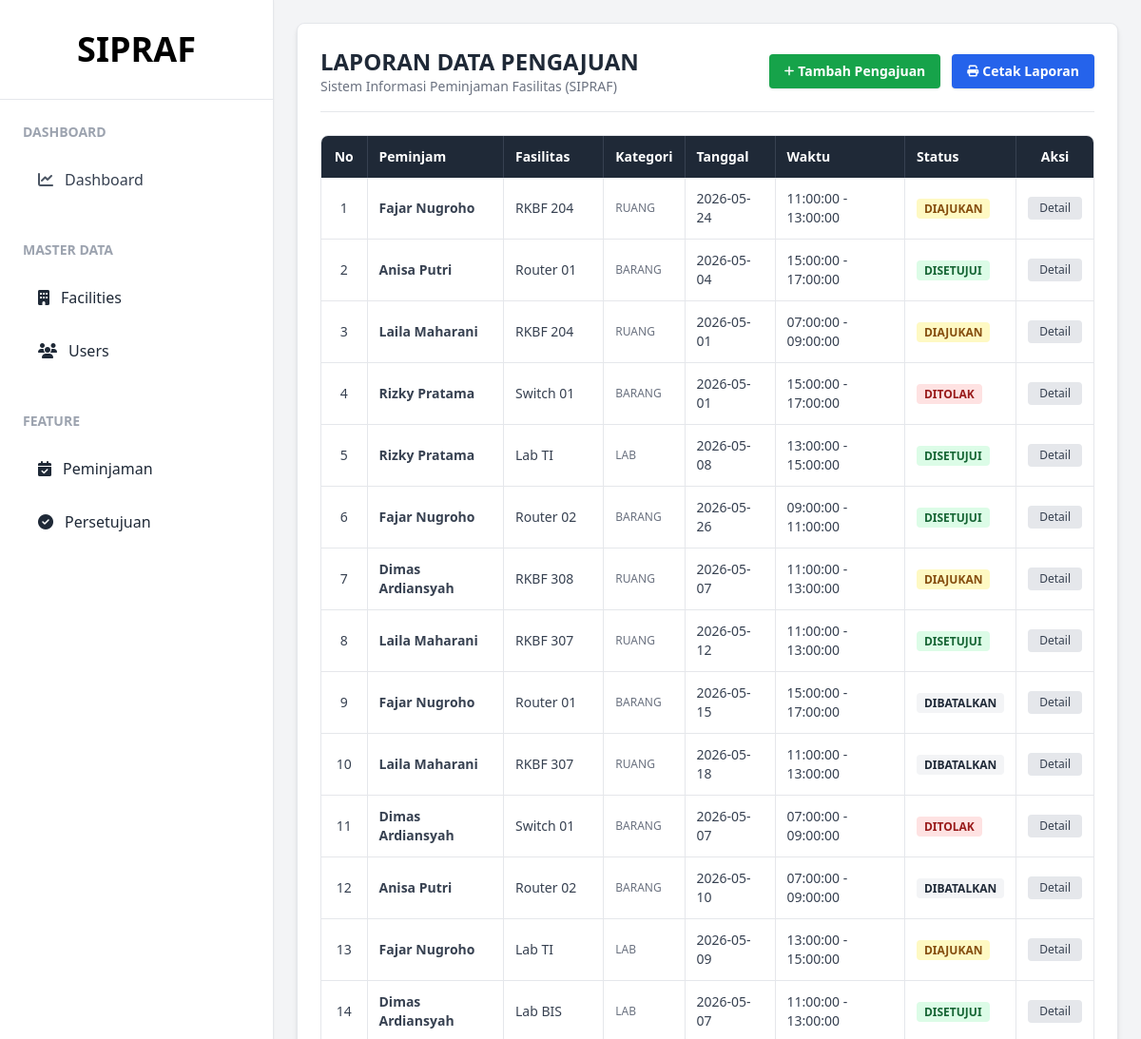
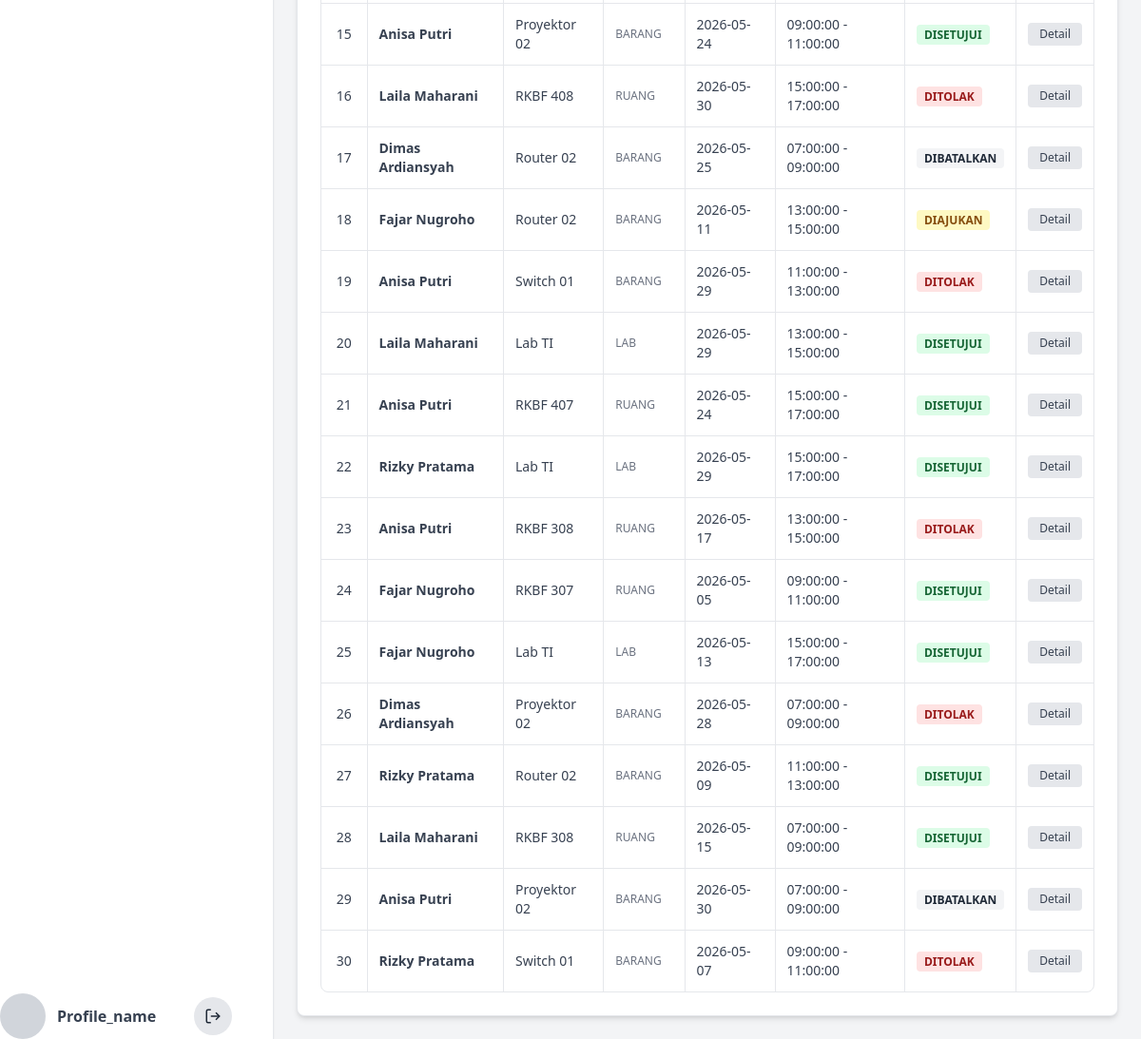
Page /pages/reservation/index.php on the committed database (2 pictures, top to bottom).
### tables this page shows
CREATE TABLE `reservations` (
  `id` int NOT NULL,
  `user_id` int NOT NULL,
  `facility_id` int NOT NULL,
  `notes` text,
  `tanggal` date NOT NULL,
  `jam_mulai` time NOT NULL,
  `jam_selesai` time NOT NULL,
  `status` enum('diajukan','disetujui','ditolak','dibatalkan') DEFAULT 'diajukan',
  `created_at` timestamp NULL DEFAULT CURRENT_TIMESTAMP
);

CREATE TABLE `users` (
  `id` int NOT NULL,
  `name` varchar(255) NOT NULL,
  `email` varchar(255) NOT NULL,
  `password` varchar(255) NOT NULL,
  `role` enum('admin','supervisor','borrower') NOT NULL,
  `foto` varchar(255) DEFAULT NULL,
  `created_at` timestamp NULL DEFAULT CURRENT_TIMESTAMP
);

CREATE TABLE `facilities` (
  `id` int NOT NULL,
  `name` varchar(255) NOT NULL,
  `kategori` enum('lab','ruang','barang') NOT NULL,
  `kapasitas` int DEFAULT '0',
  `deskripsi` text,
  `status` enum('tersedia','dipinjam') DEFAULT 'tersedia',
  `created_at` timestamp NULL DEFAULT CURRENT_TIMESTAMP
);

### helper/data/reservation.php (called while the page is built, shortened)
<?php
function getAllReservations($conn)
{
    $sql_query = "
        SELECT
            r.*,
            u.name AS borrower_name,
            f.name AS facility_name,
            f.kategori
        FROM reservations r
        JOIN users u
            ON r.user_id = u.id
        JOIN facilities f
            ON r.facility_id = f.id
        ORDER BY r.created_at DESC
    ";
    $result_data = mysqli_query($conn, $sql_query);
    $list_reservations = [];
    if ($result_data) {
        while ($row_data = mysqli_fetch_assoc($result_data)) {
            $list_reservations[] = $row_data;
        }
    }
    return $list_reservations;
}

### pages/reservation/index.php (the view, shortened to what this page needs)
<?php
require_once __DIR__ . '/../../helper/data/reservation.php';
$data_pengajuan = [];
if (function_exists('getAllReservations') && isset($conn)) {
    $data_pengajuan = getAllReservations($conn);
}
?>
<!DOCTYPE html>
<html lang="en">
<head>
    <script src="https://cdn.tailwindcss.com"></script>
    <link rel="stylesheet" href="https://cdn.jsdelivr.net/npm/fullcalendar@6.1.15/index.global.min.css" />
    <link rel="stylesheet" href="https://cdnjs.cloudflare.com/ajax/libs/font-awesome/6.5.1/css/all.min.css">
</head>
<body class="bg-gray-100 text-gray-800 min-h-screen m-0 p-0 overflow-hidden">
    <div class="flex w-full h-screen">
        <?php include '../../includes/sidebar.php'; ?>
        <div class="flex-1 h-full overflow-y-auto p-6">
            <div class="max-w-6xl mx-auto bg-white rounded-lg shadow-md p-6 border border-gray-200">
                <div class="flex justify-between items-center border-b border-gray-200 pb-4 mb-6">
                    <div>
                        <h1 class="text-2xl font-bold text-gray-800">LAPORAN DATA PENGAJUAN</h1>
                        <p class="text-sm text-gray-500">Sistem Informasi Peminjaman Fasilitas (SIPRAF)</p>
                    </div>
                    <div class="flex gap-3 print:hidden">
                        <a href="form.php" class="bg-green-600 hover:bg-green-700 text-white px-4 py-2 rounded shadow text-sm font-semibold transition-colors flex items-center gap-1">
                            <i class="fa-solid fa-plus text-xs"></i>
                            Tambah Pengajuan
                        </a>
                        <button onclick="window.print()" class="bg-blue-600 hover:bg-blue-700 text-white px-4 py-2 rounded shadow text-sm font-semibold transition-colors flex items-center gap-1">
                            <i class="fa-solid fa-print text-xs"></i>
                            Cetak Laporan
                        </button>
                    </div>
                </div>
                <div class="overflow-x-auto rounded-lg border border-gray-200">
                    <table class="w-full text-left border-collapse">
                        <thead>
                            <tr class="bg-gray-800 text-white text-sm">
                                <th class="p-3 border-r border-gray-700 text-center w-12">No</th>
                                <th class="p-3 border-r border-gray-700">Peminjam</th>
                                <th class="p-3 border-r border-gray-700">Fasilitas</th>
                                <th class="p-3 border-r border-gray-700">Kategori</th>
                                <th class="p-3 border-r border-gray-700">Tanggal</th>
                                <th class="p-3 border-r border-gray-700">Waktu</th>
                                <th class="p-3 border-r border-gray-700">Status</th>
                                <th class="p-3 text-center print:hidden">Aksi</th>
                            </tr>
                        </thead>
                        <tbody class="text-sm text-gray-700 divide-y divide-gray-200">
                            <?php if (empty($data_pengajuan) || !is_array($data_pengajuan)): ?>
                                <tr>
                                    <td colspan="8" class="p-4 text-center text-gray-400 bg-gray-50">Belum ada data pengajuan atau koneksi terputus.</td>
                                </tr>
                            <?php else: ?>
                                <?php $nomor_urut = 1; ?>
                                <?php foreach ($data_pengajuan as $row_data): ?>
                                    <tr class="hover:bg-gray-50 transition-colors">
                                        <td class="p-3 border-r text-center"><?php echo $nomor_urut++; ?></td>
                                        <td class="p-3 border-r font-semibold"><?php echo isset($row_data['borrower_name']) ? htmlspecialchars($row_data['borrower_name']) : '-'; ?></td>
                                        <td class="p-3 border-r"><?php echo isset($row_data['facility_name']) ? htmlspecialchars($row_data['facility_name']) : '-'; ?></td>
                                        <td class="p-3 border-r uppercase text-xs text-gray-500"><?php echo isset($row_data['kategori']) ? htmlspecialchars($row_data['kategori']) : '-'; ?></td>
                                        <td class="p-3 border-r"><?php echo isset($row_data['tanggal']) ? htmlspecialchars($row_data['tanggal']) : '-'; ?></td>
                                        <td class="p-3 border-r">
                                            <?php
                                            $m = isset($row_data['jam_mulai']) ? $row_data['jam_mulai'] : '';
                                            $s = isset($row_data['jam_selesai']) ? $row_data['jam_selesai'] : '';
                                            echo htmlspecialchars($m . ' - ' . $s);
                                            ?>
                                        </td>
                                        <td class="p-3 border-r">
                                            <?php $st = isset($row_data['status']) ? $row_data['status'] : 'pending'; ?>
                                            <span class="px-2 py-0.5 rounded text-xs font-bold uppercase
                                                <?php
                                                if ($st == 'disetujui') echo 'bg-green-100 text-green-800';
                                                elseif ($st == 'ditolak') echo 'bg-red-100 text-red-800';
                                                elseif ($st == 'dibatalkan') echo 'bg-gray-100 text-gray-800';
                                                else echo 'bg-yellow-100 text-yellow-800';
                                                ?>">
                                                <?php echo htmlspecialchars($st); ?>
                                            </span>
                                        </td>
                                        <td class="p-3 text-center print:hidden">
                                            <a href="detail.php?id=<?php echo isset($row_data['id']) ? $row_data['id'] : ''; ?>" class="inline-block bg-gray-200 hover:bg-gray-300 text-gray-700 px-3 py-1 rounded text-xs font-medium transition-colors">
                                                Detail
                                            </a>
                                        </td>
                                    </tr>
                                <?php endforeach; ?>
                            <?php endif; ?>
                        </tbody>
                    </table>
                </div>
            </div>
        </div>
    </div>
</body>
</html>

### rows in the picture
reservations: user.name "Fajar Nugroho", facility.name "RKBF 204", facility.kategori "RUANG", tanggal "2026-05-24", jam_mulai+jam_selesai "11:00:00 - 13:00:00", status "DIAJUKAN"
reservations: user.name "Anisa Putri", facility.name "Router 01", facility.kategori "BARANG", tanggal "2026-05-04", jam_mulai+jam_selesai "15:00:00 - 17:00:00", status "DISETUJUI"
reservations: user.name "Laila Maharani", facility.name "RKBF 204", facility.kategori "RUANG", tanggal "2026-05-01", jam_mulai+jam_selesai "07:00:00 - 09:00:00", status "DIAJUKAN"
reservations: user.name "Rizky Pratama", facility.name "Switch 01", facility.kategori "BARANG", tanggal "2026-05-01", jam_mulai+jam_selesai "15:00:00 - 17:00:00", status "DITOLAK"
reservations: user.name "Rizky Pratama", facility.name "Lab TI", facility.kategori "LAB", tanggal "2026-05-08", jam_mulai+jam_selesai "13:00:00 - 15:00:00", status "DISETUJUI"
reservations: user.name "Fajar Nugroho", facility.name "Router 02", facility.kategori "BARANG", tanggal "2026-05-26", jam_mulai+jam_selesai "09:00:00 - 11:00:00", status "DISETUJUI"
reservations: user.name "Dimas Ardiansyah", facility.name "RKBF 308", facility.kategori "RUANG", tanggal "2026-05-07", jam_mulai+jam_selesai "11:00:00 - 13:00:00", status "DIAJUKAN"
reservations: user.name "Laila Maharani", facility.name "RKBF 307", facility.kategori "RUANG", tanggal "2026-05-12", jam_mulai+jam_selesai "11:00:00 - 13:00:00", status "DISETUJUI"
reservations: user.name "Fajar Nugroho", facility.name "Router 01", facility.kategori "BARANG", tanggal "2026-05-15", jam_mulai+jam_selesai "15:00:00 - 17:00:00", status "DIBATALKAN"
reservations: user.name "Laila Maharani", facility.name "RKBF 307", facility.kategori "RUANG", tanggal "2026-05-18", jam_mulai+jam_selesai "11:00:00 - 13:00:00", status "DIBATALKAN"
reservations: user.name "Dimas Ardiansyah", facility.name "Switch 01", facility.kategori "BARANG", tanggal "2026-05-07", jam_mulai+jam_selesai "07:00:00 - 09:00:00", status "DITOLAK"
reservations: user.name "Anisa Putri", facility.name "Router 02", facility.kategori "BARANG", tanggal "2026-05-10", jam_mulai+jam_selesai "07:00:00 - 09:00:00", status "DIBATALKAN"
reservations: user.name "Fajar Nugroho", facility.name "Lab TI", facility.kategori "LAB", tanggal "2026-05-09", jam_mulai+jam_selesai "13:00:00 - 15:00:00", status "DIAJUKAN"
reservations: user.name "Dimas Ardiansyah", facility.name "Lab BIS", facility.kategori "LAB", tanggal "2026-05-07", jam_mulai+jam_selesai "11:00:00 - 13:00:00", status "DISETUJUI"
reservations: user.name "Anisa Putri", facility.name "Proyektor 02", facility.kategori "BARANG", tanggal "2026-05-24", jam_mulai+jam_selesai "09:00:00 - 11:00:00", status "DISETUJUI"
reservations: user.name "Laila Maharani", facility.name "RKBF 408", facility.kategori "RUANG", tanggal "2026-05-30", jam_mulai+jam_selesai "15:00:00 - 17:00:00", status "DITOLAK"
reservations: user.name "Dimas Ardiansyah", facility.name "Router 02", facility.kategori "BARANG", tanggal "2026-05-25", jam_mulai+jam_selesai "07:00:00 - 09:00:00", status "DIBATALKAN"
reservations: user.name "Fajar Nugroho", facility.name "Router 02", facility.kategori "BARANG", tanggal "2026-05-11", jam_mulai+jam_selesai "13:00:00 - 15:00:00", status "DIAJUKAN"
reservations: user.name "Anisa Putri", facility.name "Switch 01", facility.kategori "BARANG", tanggal "2026-05-29", jam_mulai+jam_selesai "11:00:00 - 13:00:00", status "DITOLAK"
reservations: user.name "Laila Maharani", facility.name "Lab TI", facility.kategori "LAB", tanggal "2026-05-29", jam_mulai+jam_selesai "13:00:00 - 15:00:00", status "DISETUJUI"
reservations: user.name "Anisa Putri", facility.name "RKBF 407", facility.kategori "RUANG", tanggal "2026-05-24", jam_mulai+jam_selesai "15:00:00 - 17:00:00", status "DISETUJUI"
reservations: user.name "Rizky Pratama", facility.name "Lab TI", facility.kategori "LAB", tanggal "2026-05-29", jam_mulai+jam_selesai "15:00:00 - 17:00:00", status "DISETUJUI"
reservations: user.name "Anisa Putri", facility.name "RKBF 308", facility.kategori "RUANG", tanggal "2026-05-17", jam_mulai+jam_selesai "13:00:00 - 15:00:00", status "DITOLAK"
reservations: user.name "Fajar Nugroho", facility.name "RKBF 307", facility.kategori "RUANG", tanggal "2026-05-05", jam_mulai+jam_selesai "09:00:00 - 11:00:00", status "DISETUJUI"
reservations: user.name "Fajar Nugroho", facility.name "Lab TI", facility.kategori "LAB", tanggal "2026-05-13", jam_mulai+jam_selesai "15:00:00 - 17:00:00", status "DISETUJUI"
reservations: user.name "Dimas Ardiansyah", facility.name "Proyektor 02", facility.kategori "BARANG", tanggal "2026-05-28", jam_mulai+jam_selesai "07:00:00 - 09:00:00", status "DITOLAK"
reservations: user.name "Rizky Pratama", facility.name "Router 02", facility.kategori "BARANG", tanggal "2026-05-09", jam_mulai+jam_selesai "11:00:00 - 13:00:00", status "DISETUJUI"
reservations: user.name "Laila Maharani", facility.name "RKBF 308", facility.kategori "RUANG", tanggal "2026-05-15", jam_mulai+jam_selesai "07:00:00 - 09:00:00", status "DISETUJUI"
reservations: user.name "Anisa Putri", facility.name "Proyektor 02", facility.kategori "BARANG", tanggal "2026-05-30", jam_mulai+jam_selesai "07:00:00 - 09:00:00", status "DIBATALKAN"
reservations: user.name "Rizky Pratama", facility.name "Switch 01", facility.kategori "BARANG", tanggal "2026-05-07", jam_mulai+jam_selesai "09:00:00 - 11:00:00", status "DITOLAK"
